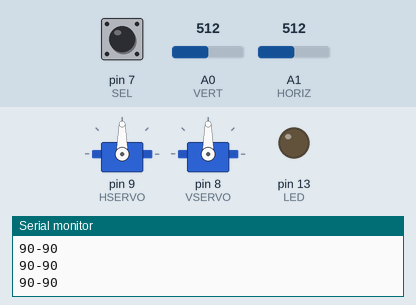
Simulated run of this sketch. Board: Arduino Uno, built with avr-gcc and run on an emulated ATmega328P. Shown: 2 × servo, output pins drawn as LEDs (lit = HIGH), the last lines printed to the serial monitor. The inputs (shaded band) are chosen by the test bench; at power-on: A0 (VERT) = 512, A1 (HORIZ) = 512, pin 7 (SEL) HIGH.

Above: at 1.2 s.
1.3 s: A0 (VERT) set to 402
2.8 s: A0 (VERT) set to 367
At 5.4 s:
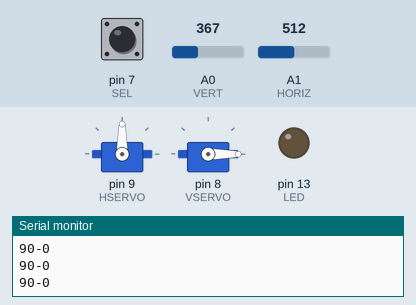
5.8 s: A1 (HORIZ) set to 398
7.3 s: A1 (HORIZ) set to 376
At 9.9 s:
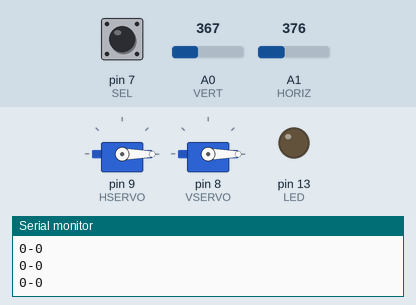
10.3 s: pin 7 (SEL) pulled LOW for 0.15 s
At 10.38 s:
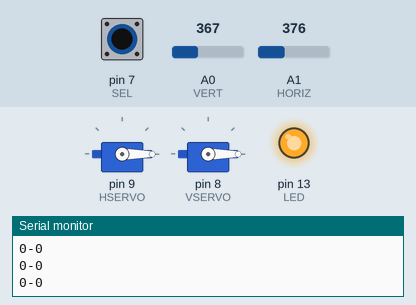
11.9 s: A1 (HORIZ) set to 632
13.4 s: A1 (HORIZ) set to 657
At 17.1 s:
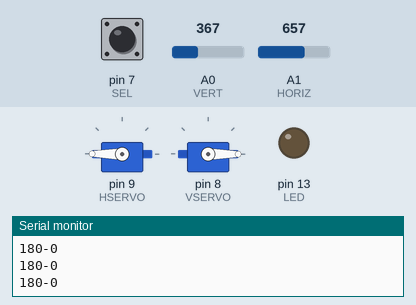
Timing chart, 0 to 17.4 s (numbered marks = the images above; inputs shaded):
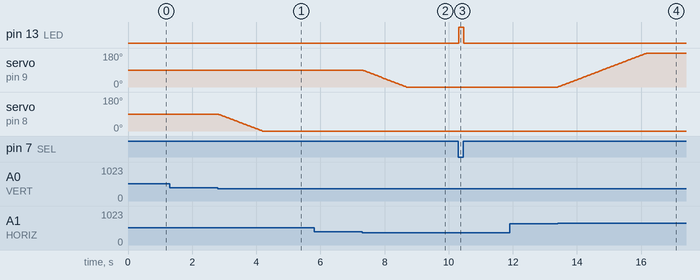

Measured:
- the behaviour switches between 384 and 383 on A0 (VERT) (found by bisection; images 0 and 1)
- the behaviour switches between 384 and 383 on A1 (HORIZ) (found by bisection; images 1 and 2)
- the behaviour switches between 640 and 641 on A1 (HORIZ) (found by bisection; images 3 and 4)
- after the input at 2.8 s, servo on pin 8 (VSERVO): moves from 90° to 0° over 1.4 s, starting at once
- after the input at 7.3 s, servo on pin 9 (HSERVO): moves from 90° to 0° over 1.4 s, starting at once
- after the input at 10.3 s, pin 13 (LED): LOW → HIGH at once, → LOW 0.15 s later
- after the input at 13.4 s, servo on pin 9 (HSERVO): moves from 0° to 180° over 2.8 s, starting at once

The sketch:

joystick_servo2.ino
```cpp
#include <Servo.h>

Servo horizservo;  // create servo object to control a servo
Servo vertservo;  // create servo object to control a servo

const int VERT = 0; // analog
const int HORIZ = 1; // analog

const int SEL = 7; // digital
const int LED = 13; // digital

const int HSERVO = 9;
const int VSERVO = 8;

int horizPos = 90;
int vertPos = 90;

void setup()
{
  // set up serial port for output
  Serial.begin(9600);

  horizservo.attach(HSERVO);  // attaches the servo on pin 9 to the servo object
  vertservo.attach(VSERVO);  // attaches the servo on pin 9 to the servo object

  pinMode(LED, OUTPUT);

  // make the SEL line an input
  pinMode(SEL,INPUT);
  // turn on the pull-up resistor for the SEL line (see http://arduino.cc/en/Tutorial/DigitalPins)
  digitalWrite(SEL,HIGH);

  horizservo.write(horizPos);              // tell servo to go to position in variable 'pos'
  vertservo.write(vertPos);              // tell servo to go to position in variable 'pos'
}

void loop()
{
  int vertical, horizontal, select;

  vertical = analogRead(VERT); // will be 0-1023
  horizontal = analogRead(HORIZ); // will be 0-1023
  select = digitalRead(SEL); // will be HIGH (1) if not pressed, and LOW (0) if pressed

  if(select == HIGH)
  {
    digitalWrite(LED, LOW);
  }
  else
  {
    digitalWrite(LED, HIGH);
  }

  int newHorizPos = GetNewPosition(horizPos, horizontal);
  int newVertPos = GetNewPosition(vertPos, vertical);

  if (newHorizPos != horizPos)
  {
     horizPos = newHorizPos;
     horizservo.write(horizPos);
  }

  if (newVertPos != vertPos)
  {
     vertPos = newVertPos;
     vertservo.write(vertPos);              // tell servo to go to position in variable 'pos'
  }

  Serial.print(horizPos,DEC);
  Serial.print('-');
  Serial.println(vertPos,DEC);

  delay(15);                       // waits 15ms for the servo to reach the position
}

int GetNewPosition(int currentPos, int reading)
{
  int newPos = currentPos;

  if (reading > 640)
  {
    newPos+=1;
  }
  if (reading > 1008)
  {
    newPos+=1;
  }
  if (reading < 384)
  {
    newPos-=1;
  }
  if (reading < 16)
  {
    newPos-=1;
  }

  if (newPos < 0)
  {
    newPos = 0;
  }
  else if (newPos > 180)
  {
    newPos = 180;
  }

  return newPos;
}
```
